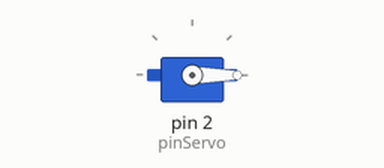
The sketch below on a simulated Arduino Uno, built with avr-gcc and run on an emulated ATmega328P. Shown: servo.

Above: at 0.05 s.
At 10.0 s:
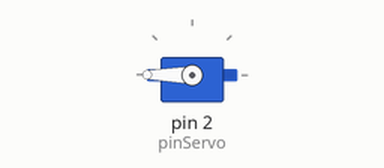
Timing chart, 0 to 13.0 s (numbered marks = the images above):
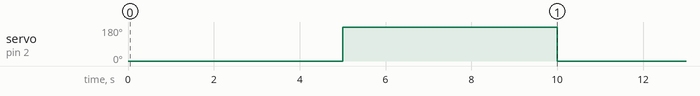

The sketch:

Servo.ino
```cpp
#include <Servo.h>
Servo myServo; //Nombrar nuestro servo

int pinServo = 2; // Pin donde esta conectado el servo
int pulsoMin = 1000; //Pulso Minimo 1 Microsegundos   1 Milis -> 1000 Micros
int pulsoMax = 2000; //Pulso Maximo 2 Microsegundos

void setup() {
  //attach sirve para inicializar al servo
  //(PinDeConexion, ValorPulsoMinino, ValorPulsoMaximo) pulsos en Microsegundos
  myServo.attach(pinServo, pulsoMin, pulsoMax);
}

void loop() {
  //Se genera la señal con la duracion del pulso adecuado
  myServo.write(0); //Envia el ángulo en el cual debe posicionarse el servo (0 grados)
  delay(5000);
  myServo.write(180);
  delay(5000);
}
```

Measured:
- by itself, servo on pin 2 (pinServo): alternates 180° for 5.0 s and 0° for 5.0 s
